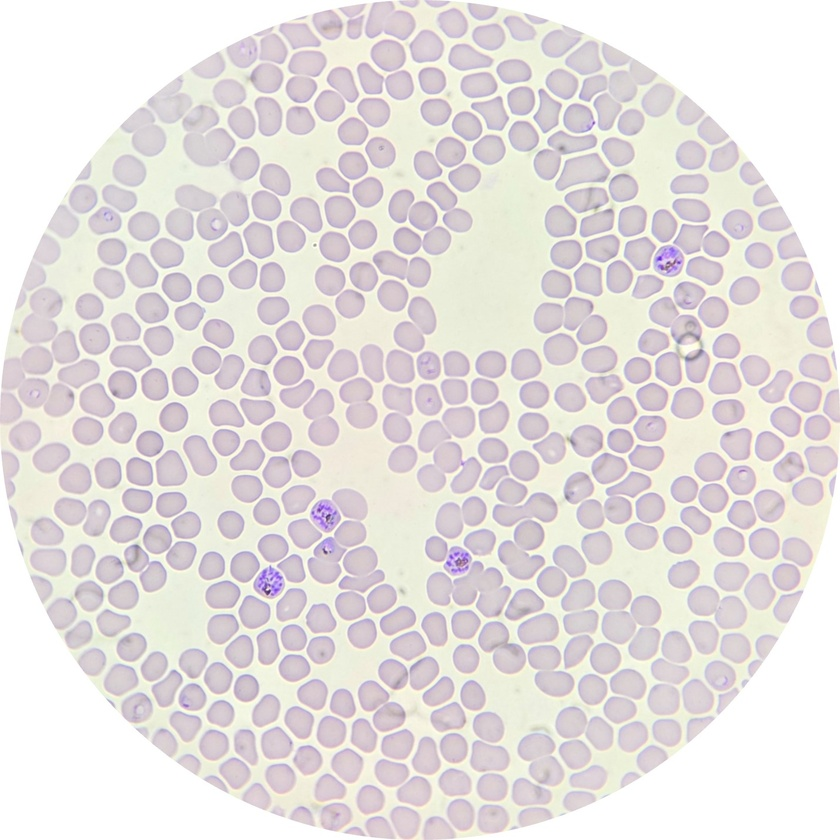
#> input picture Cell-Counting/sample_infected_2.jpg, 840 x 840 px, shrunk from 1429 x 1429 before the run
$ python Visualization.py
#> lines starting #> are read from the running program, lines starting #| are printed output that depends on the picture; after the words box and inside, x2 and y2 are one past the last pixel; in counts of white or black regions, pixels touching at a corner belong together
import cv2
import numpy as np
import matplotlib.pyplot as plt

# ===============================
# 0. 이미지 로드
# ===============================
image_path = "Cell-Counting/sample_infected_2.jpg"
img = cv2.imread(image_path)
#> img is the input picture: shape (840, 840, 3); mean B, G, R 222.9, 223.5, 229.1
if img is None:
    raise ValueError("이미지를 찾을 수 없습니다. 경로를 확인해주세요.")
orig = img.copy()

# ===============================
# 1. Grayscale & CLAHE
# ===============================
gray = cv2.cvtColor(img, cv2.COLOR_BGR2GRAY)

# 흐릿한 적혈구 대비 향상 (필수)
clahe = cv2.createCLAHE(clipLimit=3.0, tileGridSize=(8,8))
gray_enhanced = clahe.apply(gray)

# [NEW] 랩미팅용 시각화 1: Preprocessing 단계
fig, axes = plt.subplots(1, 3, figsize=(15, 5))
axes[0].imshow(cv2.cvtColor(orig, cv2.COLOR_BGR2RGB)); axes[0].set_title("1. Original Image")
axes[1].imshow(gray, cmap='gray'); axes[1].set_title("2. Grayscale")
axes[2].imshow(gray_enhanced, cmap='gray'); axes[2].set_title("3. CLAHE Enhanced (Contrast+)")
for ax in axes: ax.axis("off")
plt.suptitle("Step 1: Image Preprocessing", fontsize=16)
plt.tight_layout()
plt.show()

# ===============================
# 2. Masked Otsu Segmentation
# ===============================
# 2-1. 1차 분류: 흰색 배경(255 근처)과 나머지(혈청+적혈구) 분리
ret_bg, mask_bg = cv2.threshold(gray, 250, 255, cv2.THRESH_BINARY)
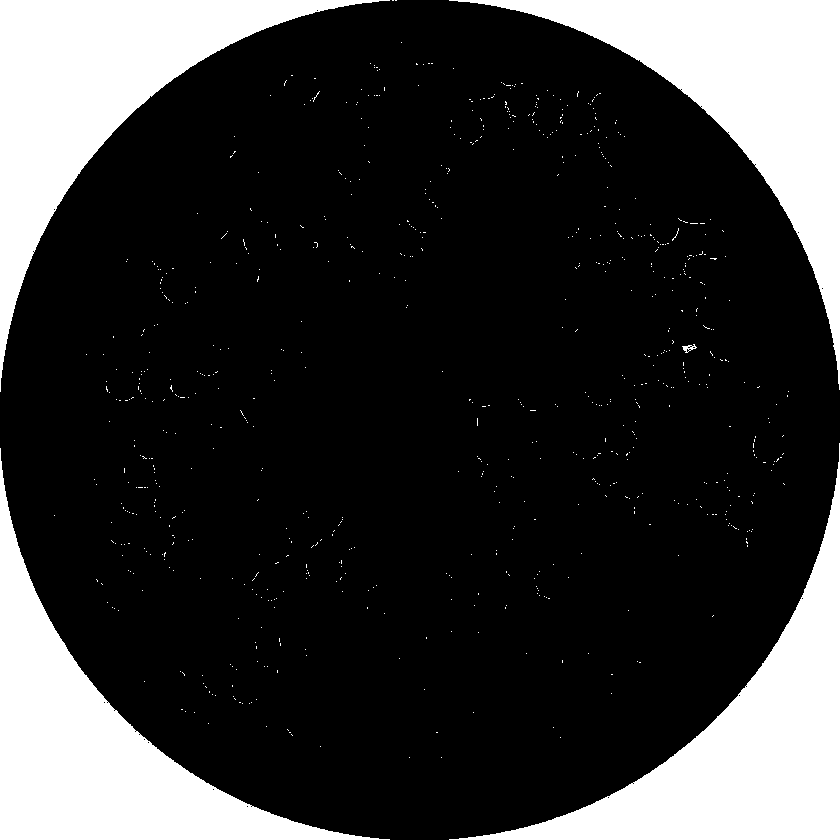
#> mask_bg: shape (840, 840); 21.5% white; 773 white regions (768 under 20 px), largest, box (x1, y1, x2, y2) and area: (449, 443, 840, 840) 37595, (449, 0, 840, 390) 37567, (0, 0, 390, 392) 37554, (0, 448, 390, 840) 37551, (682, 344, 697, 353) 59
mask_tissue = cv2.bitwise_not(mask_bg) # 배경 반전 -> 조직만 남김

# 2-2. 2차 분류: 조직 영역(혈청+적혈구) 내부에서만 Otsu 계산
tissue_pixels = gray_enhanced[mask_tissue > 0]
otsu_threshold, _ = cv2.threshold(
    tissue_pixels, 0, 255, cv2.THRESH_BINARY + cv2.THRESH_OTSU
)
#> otsu_threshold = 176

print(f"Otsu 자동값: {otsu_threshold}")
#| Otsu 자동값: 176.0

_, binary = cv2.threshold(gray_enhanced, otsu_threshold, 255, cv2.THRESH_BINARY_INV)
#> binary: shape (840, 840); 42.9% white; 507 white regions (80 under 20 px), largest, box (x1, y1, x2, y2) and area: (0, 288, 100, 424) 6702, (649, 297, 710, 386) 2808, (427, 561, 511, 618) 2613
binary = cv2.bitwise_and(binary, binary, mask=mask_tissue)
binary_otsu = binary.copy() # 시각화를 위해 백업

# [NEW] 랩미팅용 시각화 2: Segmentation 단계
fig, axes = plt.subplots(1, 3, figsize=(15, 5))
axes[0].imshow(mask_bg, cmap='gray'); axes[0].set_title("1. Background Mask")
axes[1].imshow(mask_tissue, cmap='gray'); axes[1].set_title("2. Tissue Mask (Bg Removed)")
axes[2].imshow(binary_otsu, cmap='gray'); axes[2].set_title("3. Masked Otsu Binary")
for ax in axes: ax.axis("off")
plt.suptitle("Step 2: Masked Otsu Segmentation", fontsize=16)
plt.tight_layout()
plt.show()

# ===============================
# 3. 노이즈 제거 및 구멍 채우기
# ===============================
kernel = np.ones((3, 3), np.uint8)
opening = cv2.morphologyEx(binary, cv2.MORPH_OPEN, kernel, iterations=1)
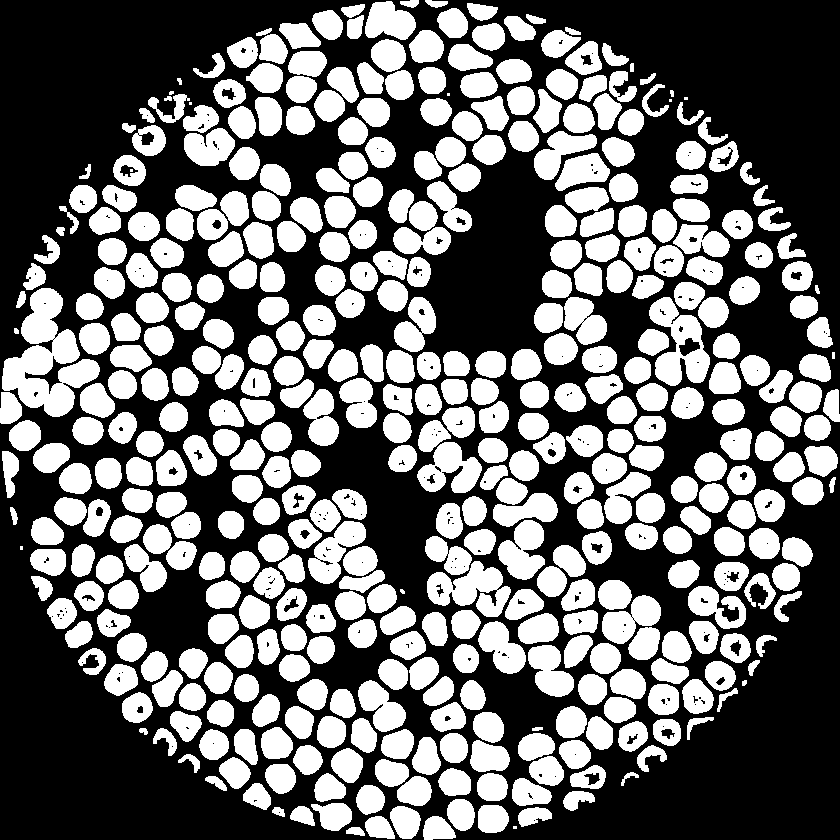
#> opening: shape (840, 840); 42.6% white; 447 white regions (9 under 20 px)

cnts, _ = cv2.findContours(opening, cv2.RETR_TREE, cv2.CHAIN_APPROX_SIMPLE)
#> cnts = 696 contours, 201 with area under 20; largest, box (x1, y1, x2, y2) and area: (2, 288, 100, 417) 5794, (649, 297, 710, 386) 2898, (427, 561, 511, 617) 2454, (417, 442, 482, 493) 1886, (308, 521, 366, 584) 1734
binary_final = np.zeros_like(opening)
total_area = opening.shape[0] * opening.shape[1]

for cnt in cnts:
    area = cv2.contourArea(cnt)
    if area < 30: continue # 먼지 제거
    if area > (total_area * 0.20): continue # 큰 테두리 제거
    cv2.drawContours(binary_final, [cnt], -1, 255, -1)
#> this loop made 696 passes
#> area on passes 1, 3, 4: 101, 549, 467
#> binary_final: shape (840, 840); 43% white; 429 white regions, largest, box (x1, y1, x2, y2) and area: (2, 288, 100, 417) 6106, (649, 297, 710, 386) 3057, (427, 561, 511, 617) 2630

binary = binary_final

# [NEW] 랩미팅용 시각화 3: 노이즈 제거 단계
fig, axes = plt.subplots(1, 3, figsize=(15, 5))
axes[0].imshow(binary_otsu, cmap='gray'); axes[0].set_title("1. Initial Binary")
axes[1].imshow(opening, cmap='gray'); axes[1].set_title("2. Morphology Opening (Dust removal)")
axes[2].imshow(binary_final, cmap='gray'); axes[2].set_title("3. Final Clean Mask (Contour filtered)")
for ax in axes: ax.axis("off")
plt.suptitle("Step 3: Noise Removal & Filtering", fontsize=16)
plt.tight_layout()
plt.show()

# ===============================
# 4. Distance Transform & Counting
# ===============================
dist = cv2.distanceTransform(binary, cv2.DIST_L2, 5)
dist = cv2.GaussianBlur(dist, (7, 7), 0)

min_peak_ratio = 0.40
local_max = cv2.dilate(dist, kernel) == dist
#> local_max: shape (840, 840) bool; 34% white; 750 white regions (642 under 20 px), largest, box (x1, y1, x2, y2) and area: (460, 484, 840, 840) 40049, (0, 0, 356, 357) 38948, (0, 455, 356, 840) 38205
local_max &= (dist > min_peak_ratio * dist.max())
#> local_max: shape (840, 840) bool; 0.07% white in thin lines or dots

num_peaks, peak_labels = cv2.connectedComponents(local_max.astype(np.uint8))
#> peak_labels: shape (840, 840) int32; 466 distinct labels, from 0 to 465
#> num_peaks = 466
num_peaks -= 1
#> num_peaks = 465

peak_points = []
for i in range(1, num_peaks + 1):
    ys, xs = np.where(peak_labels == i)
    if len(xs) == 0: continue
    peak_points.append((int(np.mean(ys)), int(np.mean(xs))))
#> this loop made 465 passes
#> (ys, xs) on passes 1 to 3: ([12], [481]), ([17], [382]), ([23], [453])
#> after the loop, peak_points = 465 pairs, first value 12 to 827, second value 10 to 831

# NMS (겹침 제거)
min_peak_distance = 20
peak_points = sorted(peak_points, key=lambda p: dist[p[0], p[1]], reverse=True)
filtered_peaks = []
for (y, x) in peak_points:
    keep = True
    for (fy, fx) in filtered_peaks:
        if np.hypot(y - fy, x - fx) < min_peak_distance: keep = False; break
    if keep: filtered_peaks.append((y, x))
#> this loop made 465 passes
#> (y, x) on passes 1 to 3: (55, 389), (627, 618), (349, 560)
#> after the loop, filtered_peaks = 422 pairs, first value 12 to 827, second value 10 to 831

# [NEW] 랩미팅용 시각화 4: 겹친 세포 분리 과정 (매우 중요)
peak_vis = np.zeros_like(gray)
#> peak_vis: shape (840, 840); every value is 0
for (y, x) in filtered_peaks:
    cv2.circle(peak_vis, (x, y), 3, 255, -1)
#> this loop made 422 passes
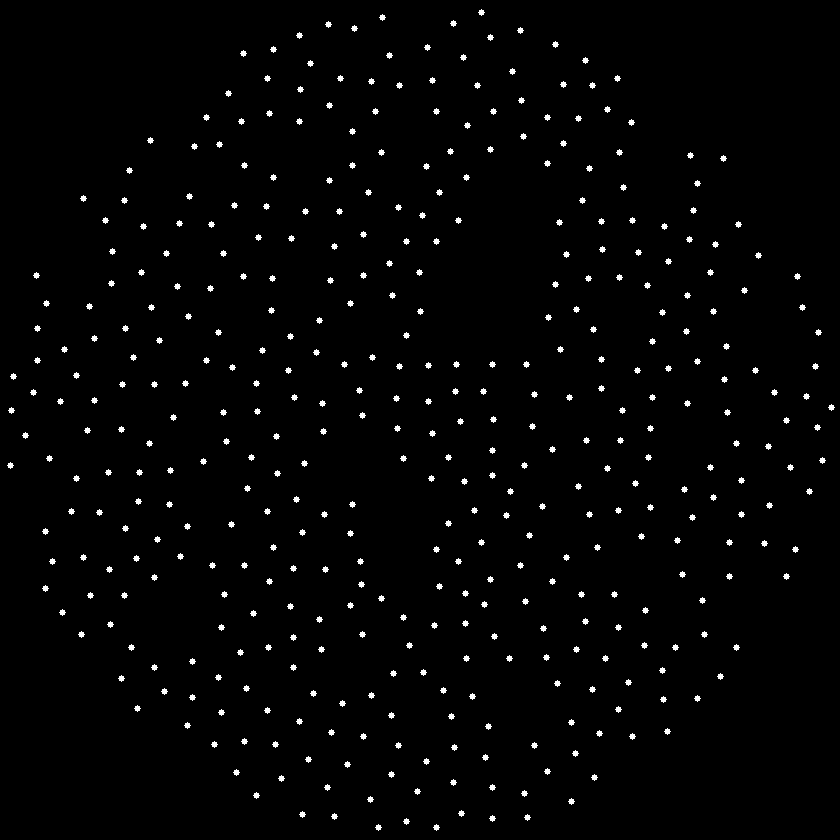
#> peak_vis: shape (840, 840); 1.7% white; 422 white regions, largest, box (x1, y1, x2, y2) and area: (478, 9, 485, 16) 29, (379, 14, 386, 21) 29, (325, 21, 332, 28) 29

fig, axes = plt.subplots(1, 3, figsize=(15, 5))
axes[0].imshow(binary, cmap='gray'); axes[0].set_title("1. Clean Binary Mask")
axes[1].imshow(dist, cmap='jet'); axes[1].set_title("2. Distance Transform (Heatmap)")
axes[2].imshow(peak_vis, cmap='gray'); axes[2].set_title("3. Detected Cell Centers (Peaks)")
for ax in axes: ax.axis("off")
plt.suptitle("Step 4: Overlapping Cells Separation (Distance Transform)", fontsize=16)
plt.tight_layout()
plt.show()

# ===============================
# 5. 결과 출력 (Infected Logic 개선 + 패턴 추출 추가)
# ===============================
output = orig.copy()
count = 0
infected_count = 0

ROI_RADIUS = 15
PARASITE_THR = 10
lower_purple = np.array([120, 100, 50])
#> lower_purple = [120, 100, 50]
upper_purple = np.array([170, 255, 255])
#> upper_purple = [170, 255, 255]
hsv_img = cv2.cvtColor(orig, cv2.COLOR_BGR2HSV)
#> hsv_img: shape (840, 840, 3); mean H, S, V 78.1, 14.3, 230.7
infected_rois_vis = []

for (y, x) in filtered_peaks:
    y_min = max(0, y - ROI_RADIUS)
    y_max = min(orig.shape[0], y + ROI_RADIUS)
    x_min = max(0, x - ROI_RADIUS)
    x_max = min(orig.shape[1], x + ROI_RADIUS)

    cell_roi_hsv = hsv_img[y_min:y_max, x_min:x_max]
    mask_roi = np.zeros((cell_roi_hsv.shape[0], cell_roi_hsv.shape[1]), dtype=np.uint8)
    cv2.circle(mask_roi, (x - x_min, y - y_min), ROI_RADIUS, 255, -1)

    parasite_mask = cv2.inRange(cell_roi_hsv, lower_purple, upper_purple)
    parasite_mask = cv2.bitwise_and(parasite_mask, parasite_mask, mask=mask_roi)
    detected_pixels = cv2.countNonZero(parasite_mask)

    if detected_pixels > PARASITE_THR:
        color = (0, 0, 255) # Red for Infected
        infected_count += 1
        roi_vis = gray_enhanced[y_min:y_max, x_min:x_max]
        infected_rois_vis.append(roi_vis)
    else:
        color = (0, 255, 0) # Green for Healthy

    cv2.circle(output, (x, y), ROI_RADIUS, color, 2)
    count += 1
#> this loop made 422 passes
#> (y, x, y_min, y_max, x_min, x_max, detected_pixels, color) on pass 19: (261, 668, 246, 276, 653, 683, 126, (0, 0, 255))
#> mask_roi: shape (30, 30); 78.6% white; 4 black regions, box (x1, y1, x2, y2) and area: (0, 0, 15, 15) 63, (16, 0, 30, 10) 48, (0, 16, 10, 30) 48, (21, 21, 30, 30) 34
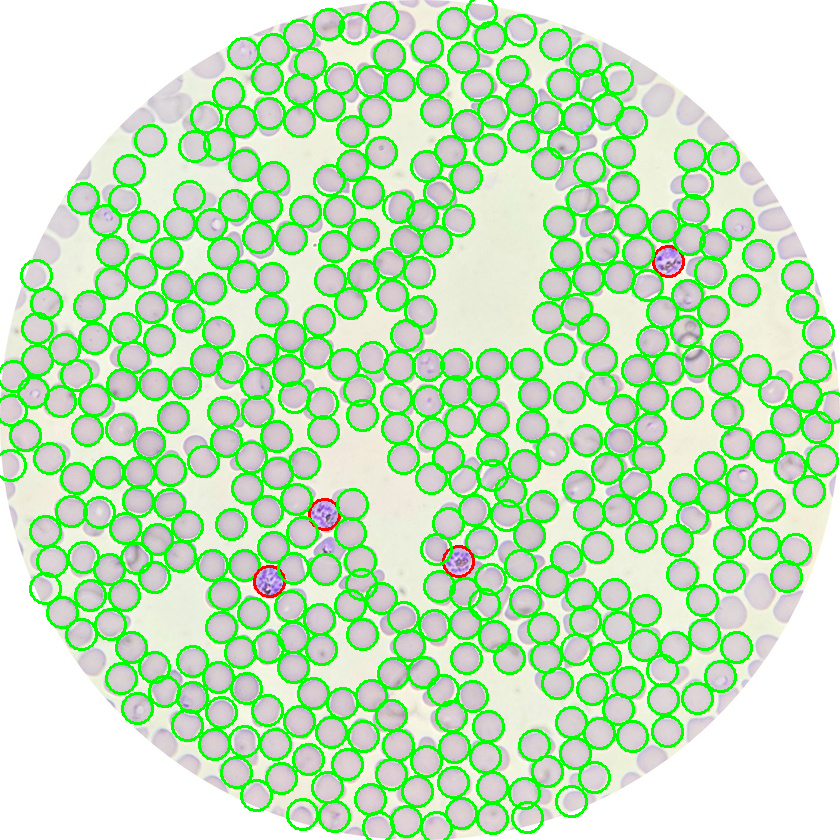
#> output: shape (840, 840, 3); 15.58% of pixels changed, all inside (x1, y1, x2, y2) = (0, 0, 840, 840)

parasitemia = (infected_count / count * 100) if count > 0 else 0

# ===============================
# 6. 최종 결과 및 패턴 시각화 (기존 유지 + 제목 추가)
# ===============================
plt.figure(figsize=(10, 10))
plt.imshow(cv2.cvtColor(output, cv2.COLOR_BGR2RGB))
plt.title(f"Step 5: Final Result (Total: {count} | Infected: {infected_count} | Parasitemia: {parasitemia:.2f}%)", fontsize=14)
plt.axis("off")
plt.show()

if infected_rois_vis:
    n_show = min(len(infected_rois_vis), 6)
    fig, ax = plt.subplots(2, n_show, figsize=(3 * n_show, 6))
    if n_show == 1: ax = ax.reshape(2, 1)

    DARK_CUT_OFF = 100

    for i in range(n_show):
        roi_target = infected_rois_vis[i].copy()

        ax[0, i].imshow(roi_target, cmap="gray")
        ax[0, i].set_title(f"Infected #{i+1}")
        ax[0, i].axis("off")

        mask = roi_target < DARK_CUT_OFF
        roi_refined = np.full_like(roi_target, 255)
        roi_refined[mask] = roi_target[mask]

        ax[1, i].imshow(roi_refined, cmap="magma")
        ax[1, i].set_title(f"Parasite Pattern")
        ax[1, i].axis("off")

    plt.suptitle("Step 6: Cropped Infected Cell Patterns (Bridge to Objective 2)", fontsize=16)
    plt.tight_layout()
    plt.show()
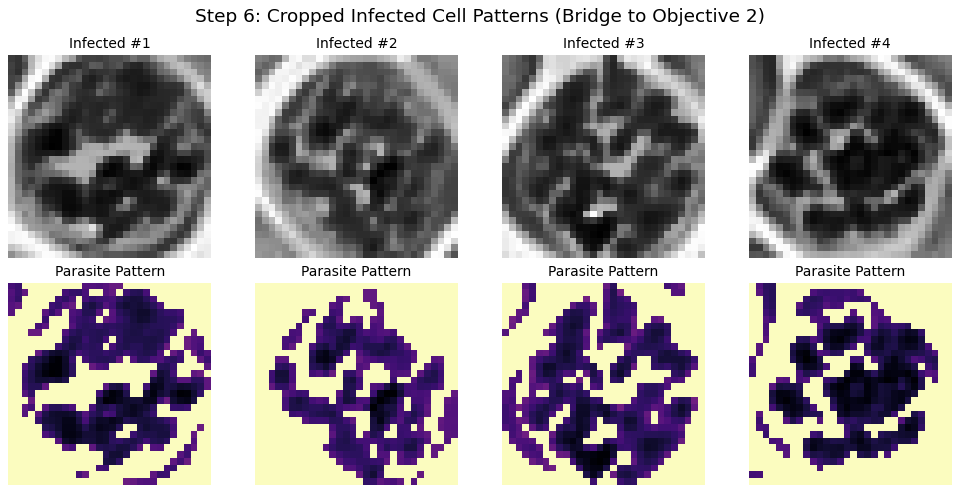
#> figure drawn by matplotlib, 8 panels
